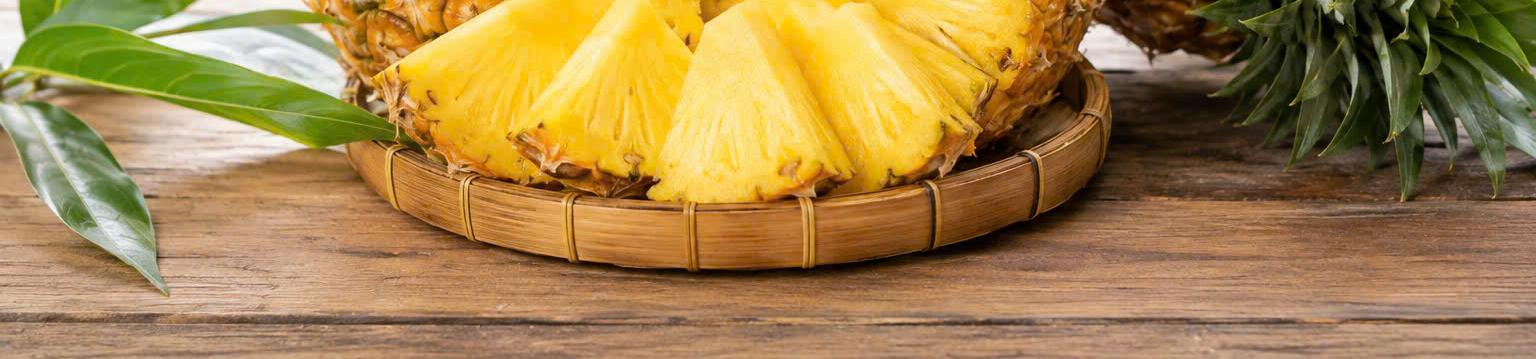
#> input picture scratch/photo_title_crops/crop_bot_1788181750521_3670950710873344769_3670950710873344769_5a3880d32434f46981c53585586a577c.jpg, 1536 x 359 px, given as the content of the folder ree_catalogue_folder/Mekong Herbal Catalogue/Products photos, which was not available
$ python find_photo_matches.py
#> lines starting #> are read from the running program, lines starting #| are printed output that depends on the picture; pictures that were not available may be replaced by others from this repository, and a replacement may not be noted
import os
import glob
from PIL import Image

photo_dir = 'scratch/puree_catalogue_folder/Mekong Herbal Catalogue/Products photos'
files = glob.glob(os.path.join(photo_dir, '*.jpg'))

crops_dir = 'scratch/photo_title_crops'
os.makedirs(crops_dir, exist_ok=True)

print(f"Processing {len(files)} photos...")

for filepath in files:
    fname = os.path.basename(filepath)
    with Image.open(filepath) as img:
#> img is the input picture: PIL image 1536x359 RGB; mean R, G, B 162.4, 130.5, 75.2
        w, h = img.size
#> w = 1536; h = 359
        # Crop top 25% of image where product title usually is
        top_crop = img.crop((0, 0, w, int(h * 0.35)))
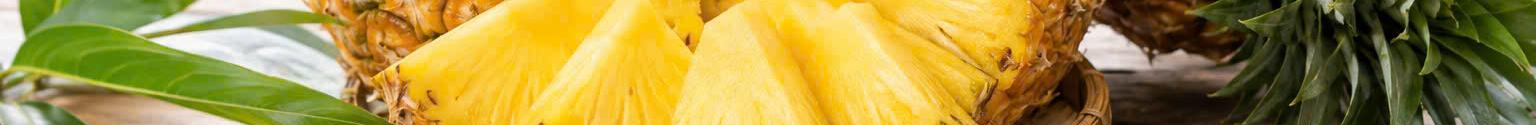
#> top_crop: PIL image 1536x125 RGB; mean R, G, B 164.9, 144.8, 63.8
        crop_path = os.path.join(crops_dir, f"crop_top_{fname}")
        top_crop.save(crop_path)

        # Crop bottom 25% of image where product label might be
        bot_crop = img.crop((0, int(h * 0.65), w, h))
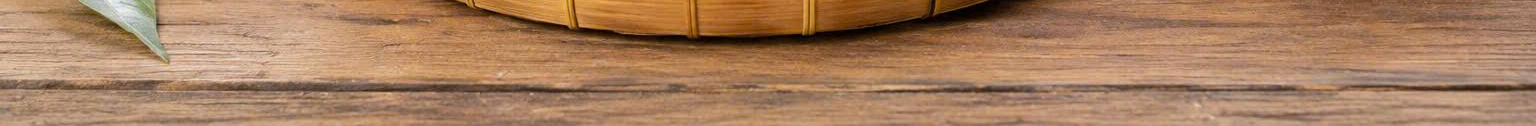
#> bot_crop: PIL image 1536x126 RGB; mean R, G, B 167.2, 127, 95.7
        crop_bot_path = os.path.join(crops_dir, f"crop_bot_{fname}")
        bot_crop.save(crop_bot_path)

print("Cropped title banners for all 50 photos.")

$ run again, on scratch/photo_title_crops/crop_bot_1788182668024_3670950710873344769_3670950710873344769_72a39d0e8b1bd2208da1778b1ac24863.jpg
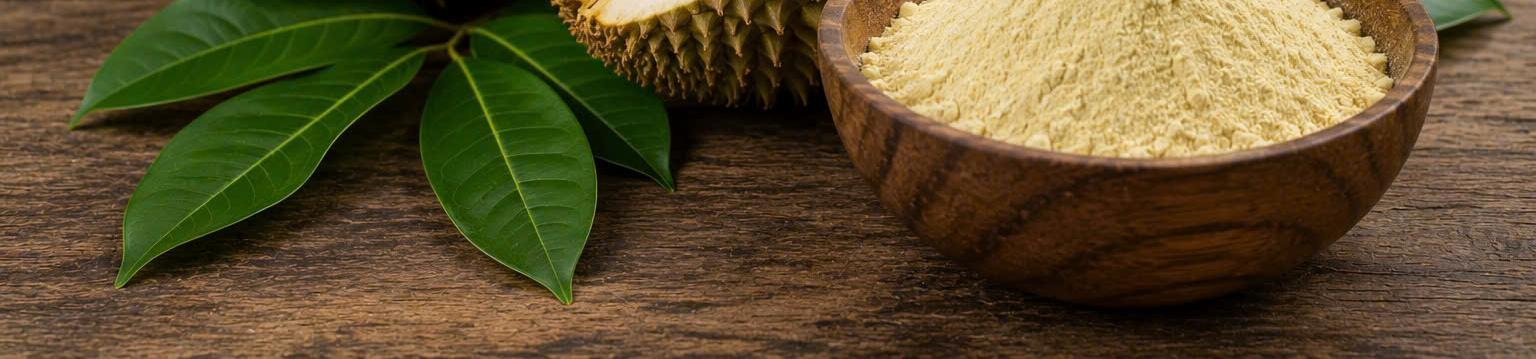
#> input picture scratch/photo_title_crops/crop_bot_1788182668024_3670950710873344769_3670950710873344769_72a39d0e8b1bd2208da1778b1ac24863.jpg, 1536 x 359 px, given as the content of the folder ree_catalogue_folder/Mekong Herbal Catalogue/Products photos, which was not available
#> img is the input picture: PIL image 1536x359 RGB; mean R, G, B 93.3, 78.7, 45.7
#> `top_crop = img.crop((0, 0, w, int(h * 0.35)))`:
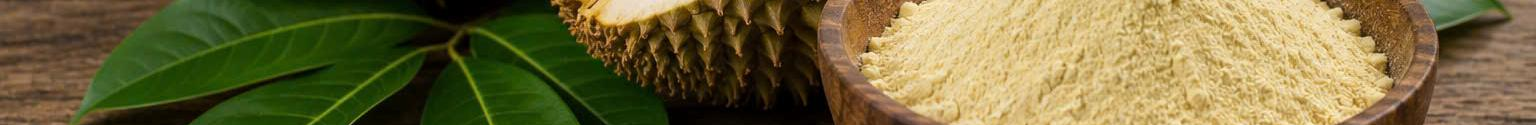
#> top_crop: PIL image 1536x125 RGB; mean R, G, B 115.8, 106.8, 61
#> `bot_crop = img.crop((0, int(h * 0.65), w, h))`:
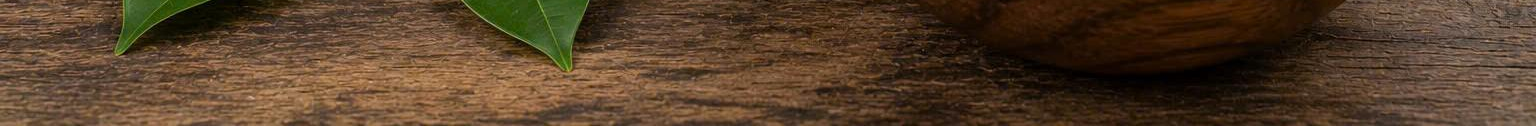
#> bot_crop: PIL image 1536x126 RGB; mean R, G, B 86, 63.1, 41.7

$ run again, on scratch/photo_title_crops/crop_bot_1788182668051_3670950710873344769_3670950710873344769_f9695ac634820e8441d60f46e6433420.jpg
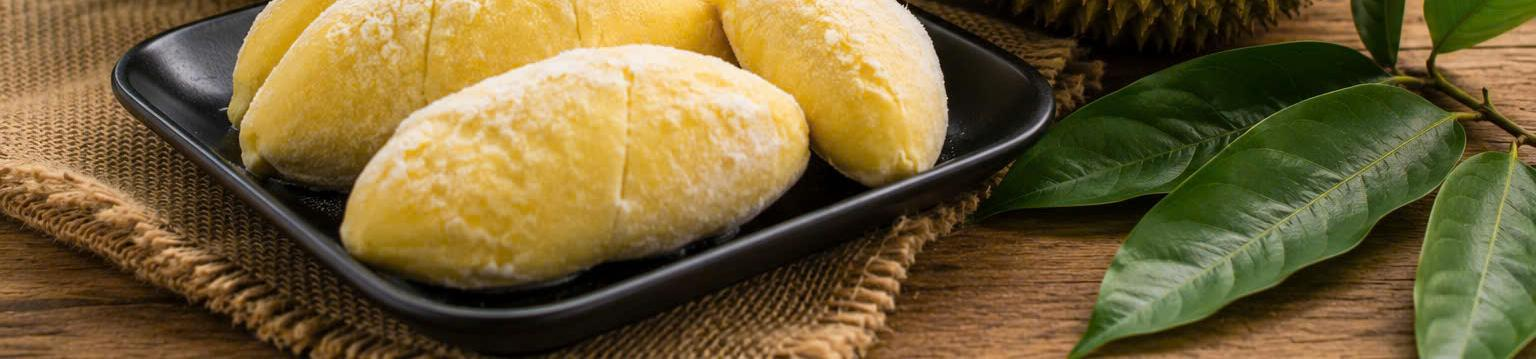
#> input picture scratch/photo_title_crops/crop_bot_1788182668051_3670950710873344769_3670950710873344769_f9695ac634820e8441d60f46e6433420.jpg, 1536 x 359 px, given as the content of the folder ree_catalogue_folder/Mekong Herbal Catalogue/Products photos, which was not available
#> img is the input picture: PIL image 1536x359 RGB; mean R, G, B 114.8, 97.1, 54.6
#> `top_crop = img.crop((0, 0, w, int(h * 0.35)))`:
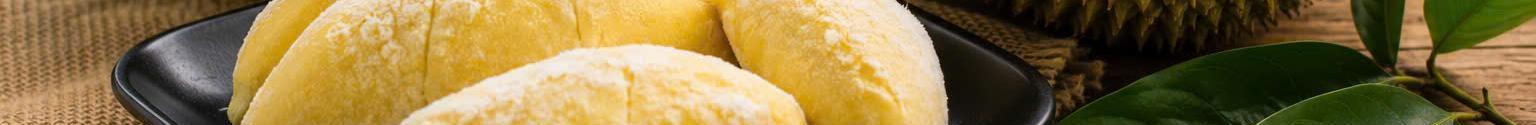
#> top_crop: PIL image 1536x125 RGB; mean R, G, B 140.7, 118.6, 68.1
#> `bot_crop = img.crop((0, int(h * 0.65), w, h))`:
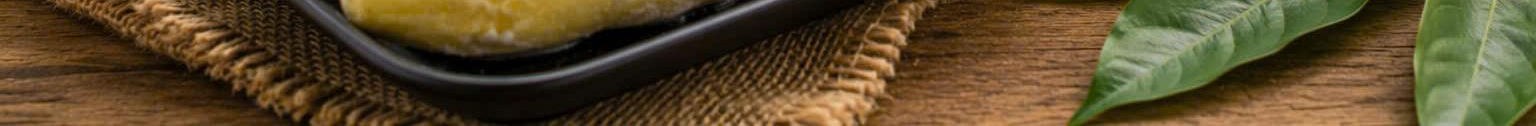
#> bot_crop: PIL image 1536x126 RGB; mean R, G, B 90.3, 73.6, 42.5
